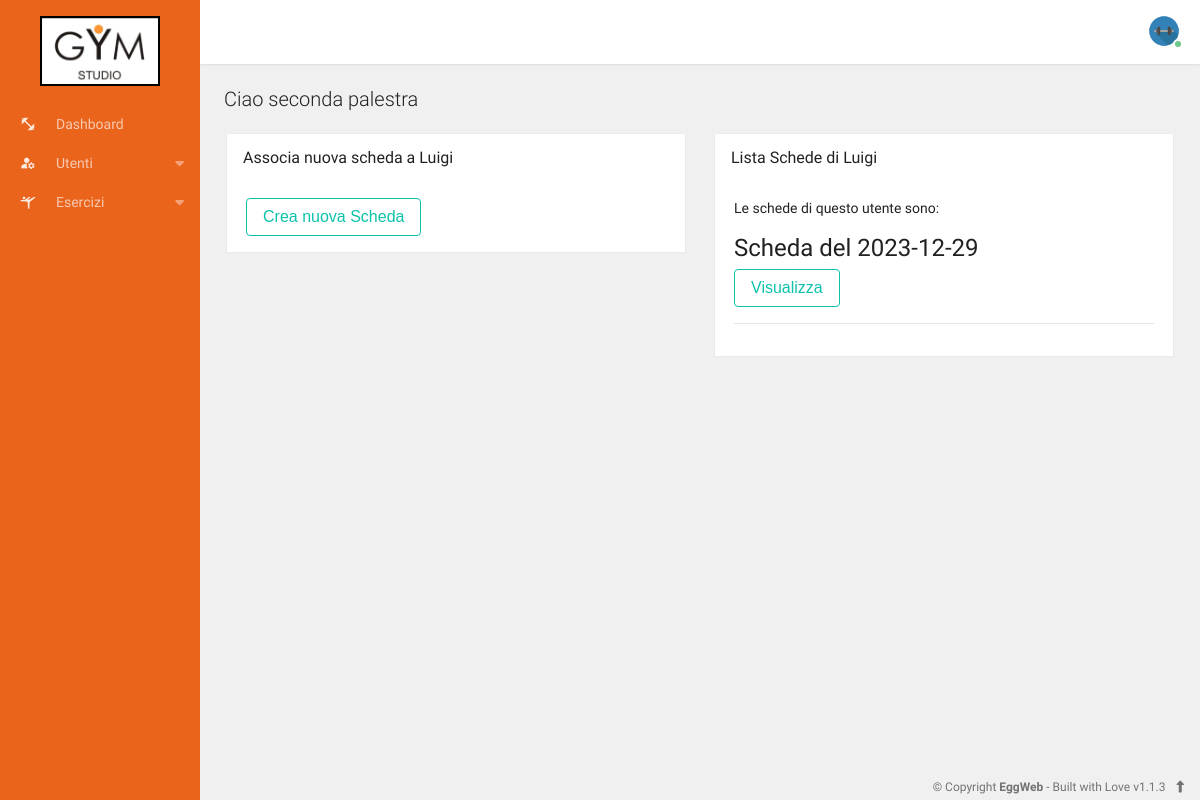
The app's page /public/admin/creaScheda?id=1 (signed in), older data.
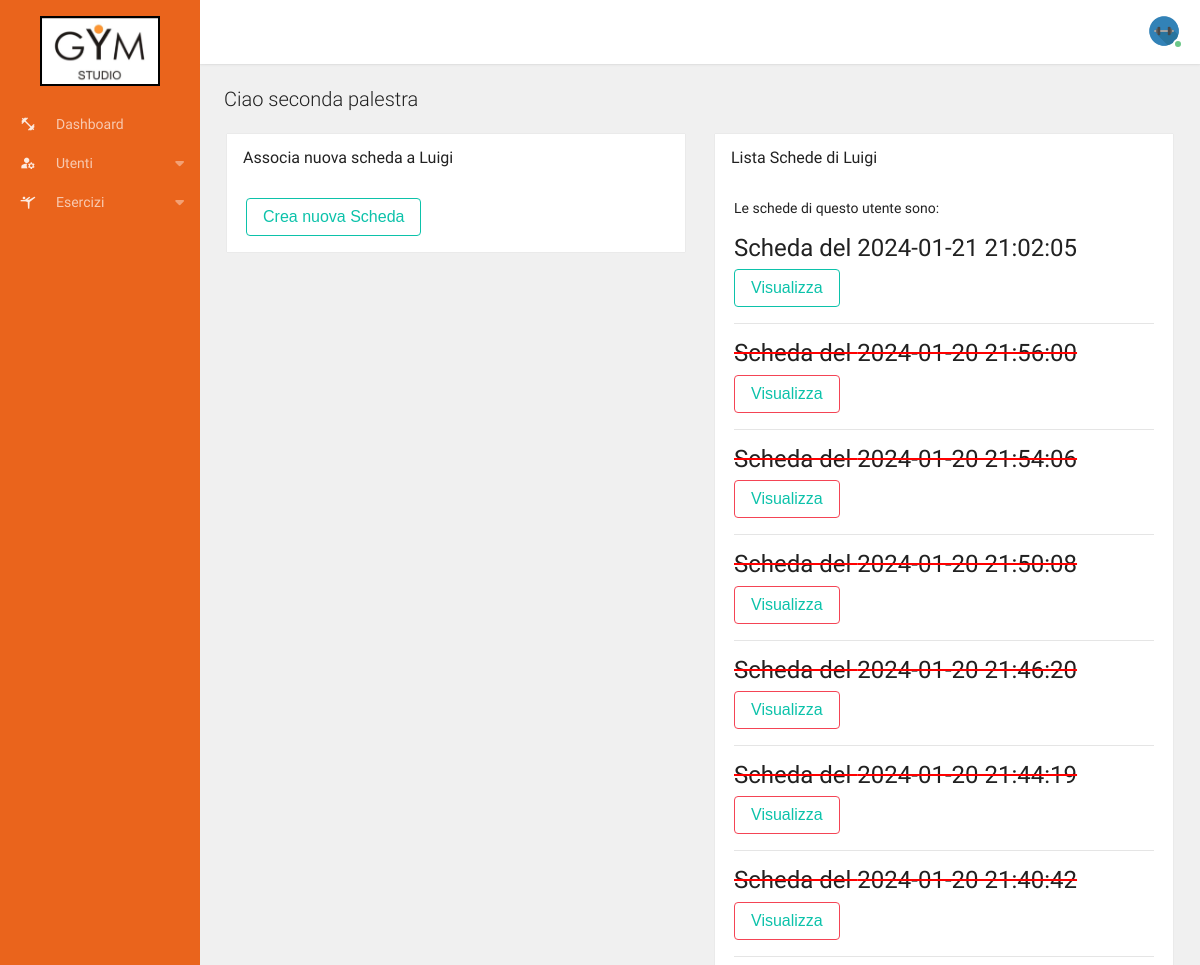
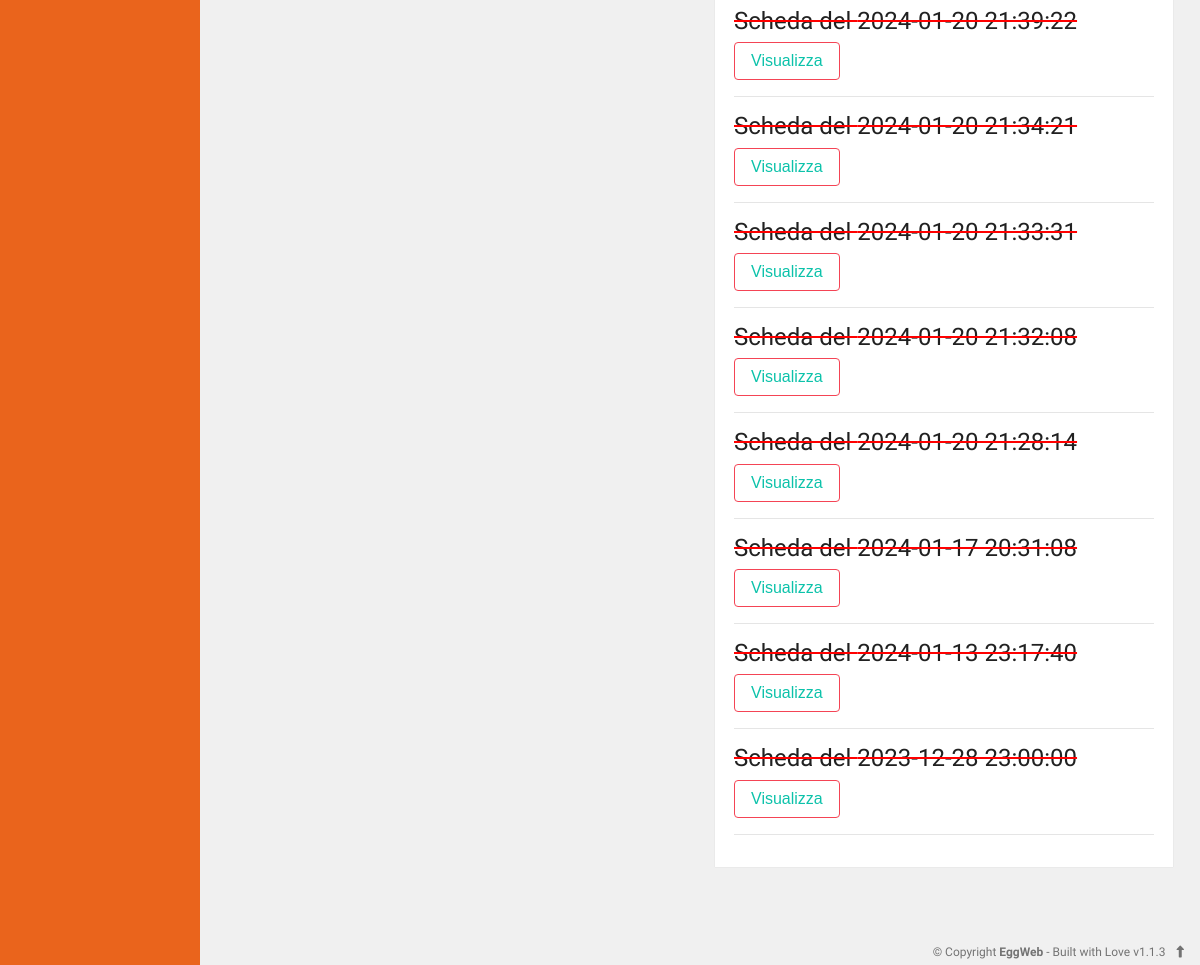
The same page, newer data (2 pictures, top to bottom).
### tables this page shows
CREATE TABLE `utenti` (
  `id` int(11) NOT NULL,
  `nome` varchar(255) DEFAULT NULL,
  `cognome` varchar(255) DEFAULT NULL,
  `data_nascita` date DEFAULT NULL,
  `email` varchar(255) DEFAULT NULL,
  `password` varchar(255) DEFAULT NULL,
  `telefono` varchar(255) DEFAULT NULL,
  `data_iscrizione` timestamp NOT NULL DEFAULT CURRENT_TIMESTAMP,
  `id_palestra` int(11) DEFAULT NULL
);

CREATE TABLE `schede` (
  `id` int(11) NOT NULL,
  `data` timestamp NULL DEFAULT CURRENT_TIMESTAMP,
  `id_utente` int(11) DEFAULT NULL,
  `attiva` int(11) DEFAULT '0',
  `attivata` date DEFAULT NULL,
  `disattivata` date DEFAULT NULL
);

### app/core/Controller.php (called while the page is built, shortened)
<?php
trait Controller
{
    public function view($name, $data = [])
    {
        $filename = "../app/views/" . $name . ".view.php";
        require $filename;
    }
}

### app/controllers/Admin.php (called while the page is built, shortened)
<?php
class Admin
{
    public function creaScheda()
    {
        $schede = new Scheda();
        $iscritto = new Iscritto();
        $data = [
            'id' => $_GET['id'],
        ];
        $iscritto = $iscritto->where($data);
        $schede_iscritto = $schede->schede_iscritto($_GET['id']);
        $this->view('creaScheda', ['iscritto' => $iscritto, 'schede' => $schede_iscritto]);
    }
}

### app/core/App.php (called while the page is built, shortened)
<?php
class App
{
    private $method = 'index';
    private function splitURL(): array
    {
        $URL = $_GET['url'] ?? 'home';
        $URL = filter_var($URL, FILTER_SANITIZE_URL);
        return explode("/", trim($URL, "/"));
    }
    public function loadController(): void
    {
        $URL = $this->splitURL();
        $filename = "../app/controllers/" . ucfirst($URL[0]) . ".php";
        if (file_exists($filename)) {
            unset($URL[0]);
        } else {
            $filename = "../app/controllers/_404.php";
            require $filename;
            $this->controller = "_404";
        }
        $controller = new $this->controller;
        if (!empty($URL[1])) {
            if (method_exists($controller, $URL[1])) {
                $this->method = $URL[1];
                unset($URL[1]);
            }
        }
        call_user_func_array([$controller, $this->method], $URL);
    }
}

### public/index.php (called while the page is built, shortened)
<?php
$app = new App;
$app->loadController();

### app/core/Database.php (called while the page is built, shortened)
<?php
Trait Database {
    private function connect(){
        $string = "mysql:hostname=".DBHOST.";dbname=".DBNAME;
        return new PDO($string, DBUSER, DBPASS);
    }
    public function query($query, $data = []){
        $con = $this->connect();
        $stm = $con->prepare($query);
        $check = $stm->execute($data);
        if($check){
            $result = $stm->fetchAll(PDO::FETCH_OBJ);
            if(is_array($result) && count($result)) return $result;
            else return $con->lastInsertId();
        }
        return false;
    }
}

### app/core/Model.php (called while the page is built, shortened)
<?php
trait Model
{
    protected $order_type = "desc";
    protected $order_column = "id";
    public function where($data, $data_not = [], $one = false)
    {
        $keys = array_keys($data);
        $query = "select * from $this->table where ";
        foreach ($keys as $key) {
            $query .= $key . " = :" . $key . " AND ";
        }
        $query = trim($query, " AND ");
        $query .= " order by $this->order_column $this->order_type";
        $data = array_merge($data, $data_not);
        return $this->query($query, $data);
    }
}

### app/models/Scheda.php (called while the page is built, shortened)
<?php
class Scheda
{
    public function schede_iscritto($id_iscritto)
    {
        $query = "select schede.id, schede.data, schede.id_utente, schede.attiva from schede inner join utenti on schede.id_utente = utenti.id ";
        $query .= "where schede.id_utente = :id_utente order by schede.attiva desc, schede.data desc";
        return $this->query($query, ['id_utente' => $id_iscritto,]);
    }
}

### app/views/creaScheda.view.php (the view, shortened to what this page needs)
<?php require 'parts/head.php' ?>
<body>
<div class="app" id="app">
    <?php require 'parts/aside.php' ?>
    <div id="content" class="app-content box-shadow-z0" role="main">
        <div class="app-header white box-shadow navbar-md">
            <div class="navbar navbar-toggleable-sm flex-row align-items-center">
                <?php require 'parts/navbar.right.php' ?>
            </div>
        </div>
        <div class="app-footer">
            <div class="p-2 text-xs">
                <div class="pull-right text-muted py-1">
                    &copy; Copyright <strong>EggWeb</strong> <span
                            class="hidden-xs-down">- Built with Love v1.1.3</span>
                    <a ui-scroll-to="content"><i class="fa fa-long-arrow-up p-x-sm"></i></a>
                </div>
            </div>
        </div>
        <div ui-view class="app-body" id="view">
            <div class="padding">
                <div class="margin">
                    <h5 class="mb-0 _300">Ciao <?= $_SESSION['user']->nome ?></h5>
                </div>
                <div class="row">
                    <div class="col">
                        <div class="box">
                            <div class="box-header">
                                <h3>Associa nuova scheda a <?= $data['iscritto'][0]->nome ?></h3>
                            </div>
                            <div class="box-body">
                                <div class="row">
                                    <div class="col">
                                        <form action="<?= ROOT . "/admin/nuovascheda" ?>" method="post">
                                            <button type="submit"
                                                    class="btn btn-outline b-primary text-primary rounded-pill">Crea
                                                nuova Scheda
                                            </button>
                                        </form>
                                    </div>
                                </div>
                            </div>
                        </div>
                    </div>
                    <div class="col">
                        <div class="box">
                            <div class="box-header">
                                <h3>Lista Schede di <?= $data['iscritto'][0]->nome ?></h3>
                            </div>
                            <div class="box-body">
                                <div class="row">
                                    <div class="col">
                                        <?php
                                        $num_schede = count($data['schede'] ? $data['schede'] : []);
                                        $scheda_link = ROOT . '/admin/dettaglioscheda';
                                        $id_iscritto = $data['iscritto'][0]->id;
                                        if ($num_schede == 0) {
                                            echo "<p>Non ci sono schede per questo utente</p>";
                                        } else {
                                            echo "<p>Le schede di questo utente sono: </p>";
                                            foreach ($data['schede'] as $scheda) {
                                                if ($scheda->attiva == 0) {
                                                    echo "<div style='text-decoration: red line-through'>";
                                                    echo "<h4>Scheda del $scheda->data</h4>";
                                                    echo "<form action='$scheda_link' method='post'><input type='hidden' name='id_scheda' value='$scheda->id'>
                                        <input type='hidden' name='id_iscritto' value='$id_iscritto'>
                                        <button type='submit' class='btn btn-outline b-danger text-primary rounded-pill'>Visualizza</button></form> ";
                                                } else {
                                                    echo "<div>";
                                                    echo "<h4>Scheda del $scheda->data</h4>";
                                                    echo "<form action='$scheda_link' method='post'><input type='hidden' name='id_scheda' value='$scheda->id'>
                                        <input type='hidden' name='id_iscritto' value='$id_iscritto'><button type='submit' class='btn btn-outline b-primary text-primary rounded-pill'>Visualizza</button></form> ";
                                                }
                                                echo "</div>";
                                                echo "<hr>";
                                            }
                                        }
                                        ?>
                                    </div>
                                </div>
                            </div>
                        </div>
                    </div>
                </div>
            </div>
        </div>
    </div>
    <?php require 'parts/footer.php' ?>

### app/views/parts/head.php (shortened to what this page needs)
<!DOCTYPE html>
<html lang="en">
<head>
    <link rel="stylesheet" href="<?= ASSETS ?>/animate.css/animate.min.css" type="text/css"/>
    <link rel="stylesheet" href="<?= ASSETS ?>/glyphicons/glyphicons.css" type="text/css"/>
    <link rel="stylesheet" href="<?= ASSETS ?>/bootstrap/dist/css/bootstrap.min.css" type="text/css"/>
    <link rel="stylesheet" href="<?= ASSETS ?>/styles/app.css" type="text/css"/>
    <link rel="stylesheet" href="<?= ASSETS ?>/styles/font.css" type="text/css"/>
</head>

### app/views/parts/aside.php (shortened to what this page needs)
<div id="aside" class="app-aside modal fade folded md nav-expand">
    <div class="left navside indigo-900 dk" layout="column">
        <div class="navbar navbar-md no-radius text-center">
            <a class="navbar-brand">
                <img src="<?= ASSETS ?>/images/logo_gym.jpg" alt="logo"
                     style="max-height: 70px; border: 2px solid black">
            </a>
        </div>
        <div flex class="hide-scroll">
            <nav class="scroll nav-active-primary">
                <ul class="nav" ui-nav>
                    <li>
                        <a href="<?= ROOT ?>">
                  <span class="nav-icon">
                    <i class="material-icons">&#xeb43;
                    </i>
                  </span>
                            <span class="nav-text">Dashboard</span>
                        </a>
                    </li>
                    <li>
                        <a>
                  <span class="nav-caret">
                    <i class="fa fa-caret-down"></i>
                  </span>
                            <span class="nav-icon">
                    <i class="material-icons">&#xf02e;
                    </i>
                  </span>
                            <span class="nav-text">Utenti</span>
                        </a>
                    </li>
                    <li>
                        <a>
                  <span class="nav-caret">
                    <i class="fa fa-caret-down"></i>
                  </span>
                            <span class="nav-icon">
                    <i class="material-icons">&#xebc4;
                    </i>
                  </span>
                            <span class="nav-text">Esercizi</span>
                        </a>
                    </li>
                </ul>
            </nav>
        </div>
    </div>
</div>

### app/views/parts/navbar.right.php (shortened to what this page needs)
<ul class="nav navbar-nav ml-auto flex-row">
    <li class="nav-item dropdown">
        <a class="nav-link p-0 clear" href="#" data-toggle="dropdown">
                  <span class="avatar w-40">
                    <img src="<?= ASSETS ?>/images/gym_user.png" alt="...">
                    <i class="on b-white bottom"></i>
                  </span>
        </a>
    </li>
</ul>

### app/views/parts/footer.php (shortened to what this page needs)
</body>
</html>

### app/views/parts/head.php (style rules this page uses)
.material-icons { padding-top: 10px; font-size: 16px; }

Row changes from the older to the newer data that the page shows:
added schede: data "2024-01-21 21:02:05"
added schede: data "2024-01-20 21:56:00"
added schede: data "2024-01-20 21:54:06"
added schede: data "2024-01-20 21:50:08"
added schede: data "2024-01-20 21:46:20"
added schede: data "2024-01-20 21:44:19"
added schede: data "2024-01-20 21:40:42"
added schede: data "2024-01-20 21:39:22"
added schede: data "2024-01-20 21:34:21"
added schede: data "2024-01-20 21:33:31"
added schede: data "2024-01-20 21:32:08"
added schede: data "2024-01-20 21:28:14"
added schede: data "2024-01-17 20:31:08"
added schede: data "2024-01-13 23:17:40"
changed schede (number 15 of 15 on the later page): attiva 1 → 0 (drawn); data "2023-12-29" → "2023-12-28 23:00:00"
